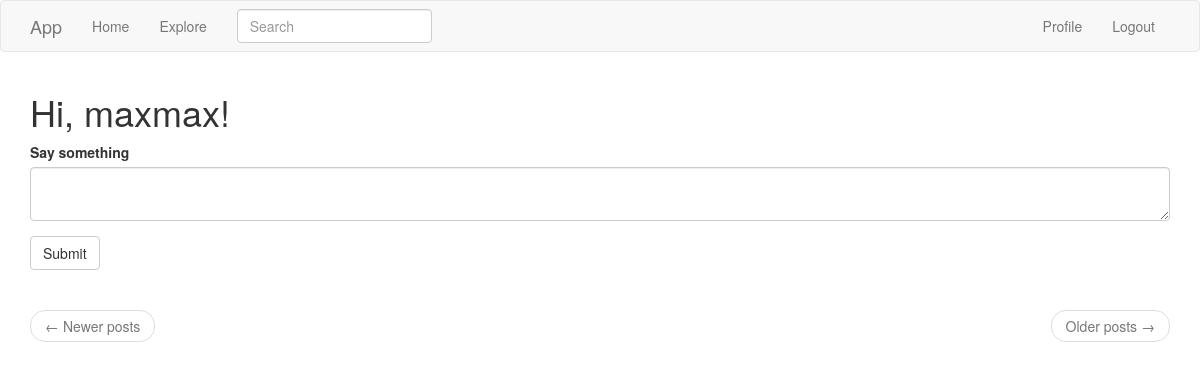
Before: /index (signed in) with the older database file.
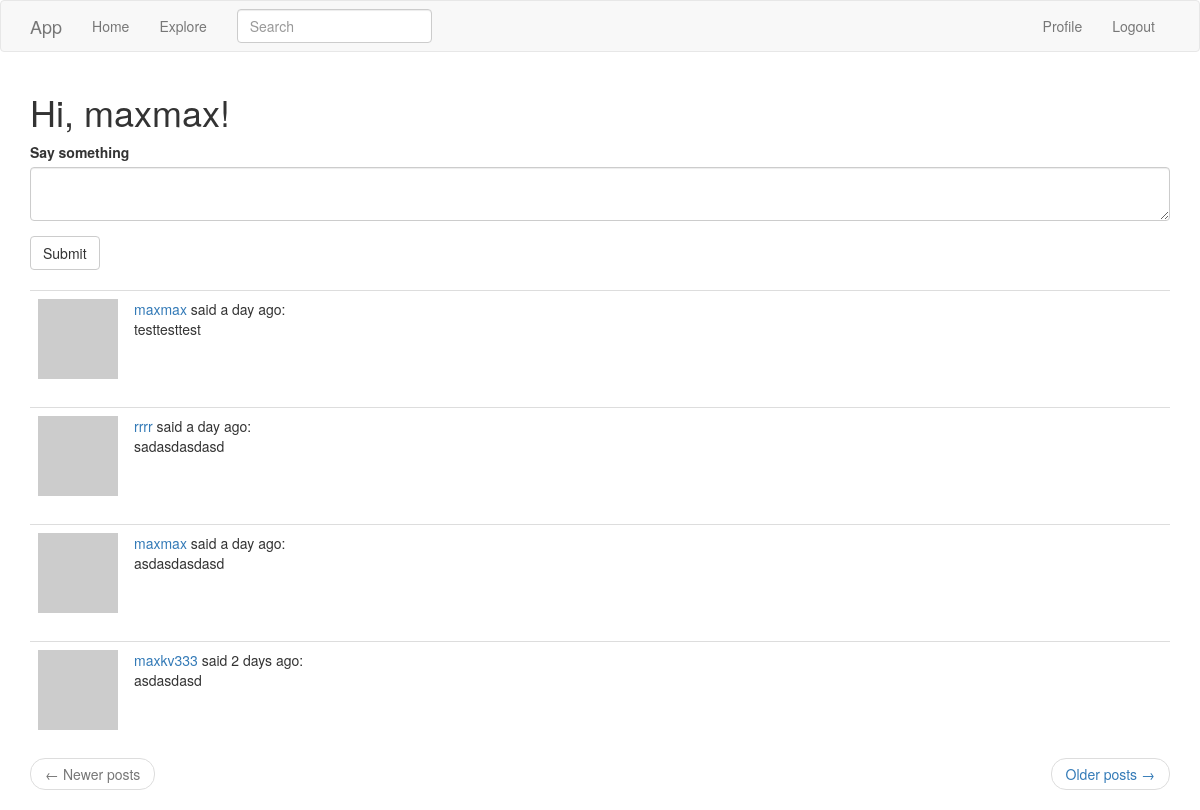
After: the same page with the newer database file.
### app/models.py (models this page shows, shortened)
class User(UserMixin, db.Model):
    id = db.Column(db.Integer, primary_key=True)
    username = db.Column(db.String(64), index=True, unique=True)
    fullname = db.Column(db.String(120))
    email = db.Column(db.String(120), index=True, unique=True)
    password_hash = db.Column(db.String(128))
    posts = db.relationship('Post', backref='author', lazy='dynamic')
    about_me = db.Column(db.String(140))
    group = db.Column(db.String(120))
    unixuser = db.Column(db.String(120))
    unixid = db.Column(db.String(120))
    container = db.Column(db.String(120))
    last_seen = db.Column(db.DateTime, default=datetime.utcnow)
    followed = db.relationship(
        'User', secondary=followers,
        primaryjoin=(followers.c.follower_id == id),
        secondaryjoin=(followers.c.followed_id == id),
        backref=db.backref('followers', lazy='dynamic'), lazy='dynamic')
    def avatar(self, size):
        digest = md5(self.email.lower().encode('utf-8')).hexdigest()
        return 'https://www.gravatar.com/avatar/{}?d=identicon&s={}'.format(
            digest, size)
    def followed_posts(self):
        followed = Post.query.join(
            followers, (followers.c.followed_id == Post.user_id)).filter(
                followers.c.follower_id == self.id)
        own = Post.query.filter_by(user_id=self.id)
        return followed.union(own).order_by(Post.timestamp.desc())

class SearchableMixin(object):
    @classmethod
    def before_commit(cls, session):
        session._changes = {
            'add': list(session.new),
            'update': list(session.dirty),
            'delete': list(session.deleted)
        }
    @classmethod
    def after_commit(cls, session):
        for obj in session._changes['add']:
            if isinstance(obj, SearchableMixin):
                add_to_index(obj.__tablename__, obj)
        for obj in session._changes['update']:
            if isinstance(obj, SearchableMixin):
                add_to_index(obj.__tablename__, obj)
        for obj in session._changes['delete']:
            if isinstance(obj, SearchableMixin):
                remove_from_index(obj.__tablename__, obj)
        session._changes = None

class Post(SearchableMixin, db.Model):
    __searchable__ = ['body']
    id = db.Column(db.Integer, primary_key=True)
    body = db.Column(db.String(140))
    timestamp = db.Column(db.DateTime, index=True, default=datetime.utcnow)
    user_id = db.Column(db.Integer, db.ForeignKey('user.id'))
    language = db.Column(db.String(5))

### app/main/routes.py (the view, shortened to what this page needs)
@bp.route('/', methods=['GET', 'POST'])
@bp.route('/index', methods=['GET', 'POST'])
@login_required
def index():
    form = PostForm()
    page = request.args.get('page', 1, type=int)
    posts = current_user.followed_posts().paginate(page, 4, False)
    next_url = url_for('main.index', page=posts.next_num) \
        if posts.has_next else None
    prev_url = url_for('main.index', page=posts.prev_num) \
        if posts.has_prev else None
    return render_template('index.html', title=_('Home'), form=form,
                           posts=posts.items, next_url=next_url,
                           prev_url=prev_url)

### app/main/forms.py
class SearchForm(FlaskForm):
    q = StringField(_l('Search'), validators=[DataRequired()])
    def __init__(self, *args, **kwargs):
        if 'formdata' not in kwargs:
            kwargs['formdata'] = request.args
        if 'csrf_enabled' not in kwargs:
            kwargs['csrf_enabled'] = False
        super(SearchForm, self).__init__(*args, **kwargs)

class PostForm(FlaskForm):
    post = TextAreaField(_l('Say something'), validators=[DataRequired()])
    submit = SubmitField(_l('Submit'))

### app/main/routes.py (called while the page is built)
@bp.before_app_request
def before_request():
    if current_user.is_authenticated:
        current_user.last_seen = datetime.utcnow()
        db.session.commit()
        g.search_form = SearchForm()
    g.locale = str(get_locale())

### app/models.py (called while the page is built)
@login.user_loader
def load_user(id):
    return User.query.get(int(id))

### app/templates/index.html
{% extends "base.html" %}
{% import 'bootstrap/wtf.html' as wtf %}
{% block app_content %}
    <h1>Hi, {{ current_user.username }}!</h1>
    {% if form %}
    {{ wtf.quick_form(form) }}
    <br>
    {% endif %}
    {% for post in posts %}
        {% include '_post.html' %}
    {% endfor %}
    <nav aria-label="...">
      <ul class="pager">
          <li class="previous{% if not prev_url %} disabled{% endif %}">
              <a href="{{ prev_url or '#' }}">
                  <span aria-hidden="true">&larr;</span> Newer posts
              </a>
          </li>
          <li class="next{% if not next_url %} disabled{% endif %}">
              <a href="{{ next_url or '#' }}">
                  Older posts <span aria-hidden="true">&rarr;</span>
              </a>
          </li>
      </ul>
    </nav>
{% endblock %}

### app/templates/base.html (shortened to what this page needs)
{% extends 'bootstrap/base.html' %}
{% block navbar %}
    <nav class="navbar navbar-default">
        <div class="container">
            <div class="navbar-header">
                <a class="navbar-brand" href="{{ url_for('main.index') }}">App</a>
            </div>
            <div class="collapse navbar-collapse" id="bs-example-navbar-collapse-1">
                <ul class="nav navbar-nav">
                    <li><a href="{{ url_for('main.index') }}">{{ _('Home') }}</a></li>
                    <li><a href="{{ url_for('main.explore') }}">{{ _('Explore') }}</a></li>
                </ul>
                {% if g.search_form %}
                <form class="navbar-form navbar-left" method="get"
                        action="{{ url_for('main.search') }}">
                    <div class="form-group">
                        {{ g.search_form.q(size=20, class='form-control',
                            placeholder=g.search_form.q.label.text) }}
                    </div>
                </form>
                {% endif %}
                <ul class="nav navbar-nav navbar-right">
                    {% if current_user.is_anonymous %}
                    <li><a href="{{ url_for('auth.login') }}">{{ _('Login') }}</a></li>
                    {% else %}
                    <li><a href="{{ url_for('main.user', username=current_user.username) }}">{{ _('Profile') }}</a></li>
                    <li><a href="{{ url_for('auth.logout') }}">{{ _('Logout') }}</a></li>
                    {% endif %}
                </ul>
            </div>
        </div>
    </nav>
{% endblock %}
{% block content %}
    <div class="container">
        {% block app_content %}{% endblock %}
    </div>
{% endblock %}

### app/templates/_post.html
<table class="table table-hover">
    <tr>
        <td width="70px">
            <a href="{{ url_for('user', username=post.author.username) }}">
                <img src="{{ post.author.avatar(70) }}" />
            </a>
        </td>
        <td>
            <a href="{{ url_for('user', username=post.author.username) }}">
                {{ post.author.username }}
            </a>
            said {{ moment(post.timestamp).fromNow() }}:
            <br>
            {{ post.body }}
        </td>
    </tr>
</table>

Changed rows visible on the page:
added Post: author.username "maxmax", timestamp "a day ago", body "testtesttest"
added Post: author.username "rrrr", timestamp "a day ago", body "sadasdasdasd"
added Post: author.username "maxmax", timestamp "a day ago", body "asdasdasdasd"
added Post: author.username "maxkv333", timestamp "2 days ago", body "asdasdasd"
